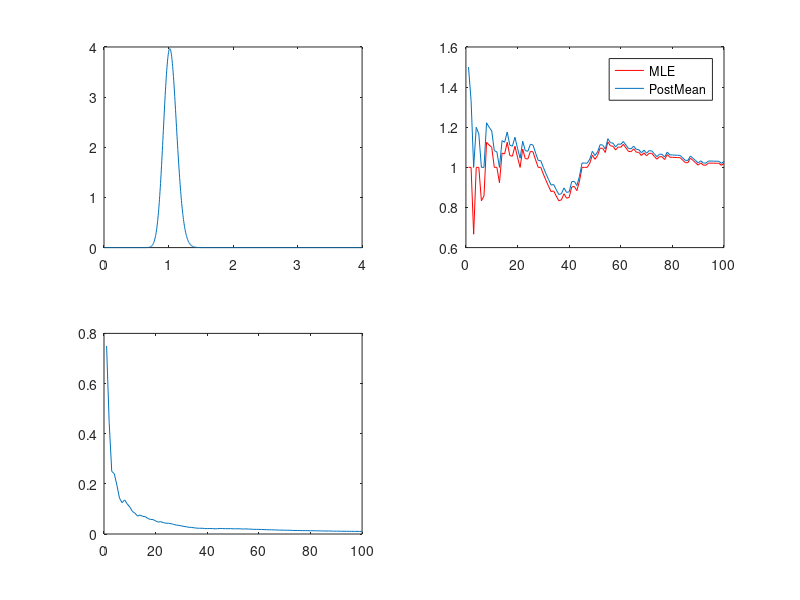

MATLAB code to generate this figure:
close all
clear all

rand('seed',0);
truetheta=1;
t=linspace(0,4,1001);

x=poissrnd(truetheta,1,100);

alpha=2;
beta=1;

y=gampdf(t,alpha,1/beta);
hold on

subplot(2,2,1)
plot(t,y);

%posterior parameters:
alphaN=alpha+sum(x);
betaN=beta+100;
y=gampdf(t,alphaN,1/betaN);

plot(t,y);
xlim([0,4]);

subplot(2,2,2)

for n=1:100
   alphan=alpha+sum(x(1:n));
   betan=beta+n;
   MLE(n)=mean(x(1:n));
   PostMean(n)=alphan/betan;
   PostVar(n)=alphan/betan^2;
end
plot(MLE,'r')
hold on
plot(PostMean);
legend('MLE','PostMean');

subplot(2,2,3)
plot(PostVar)




save Homework4 x alpha beta